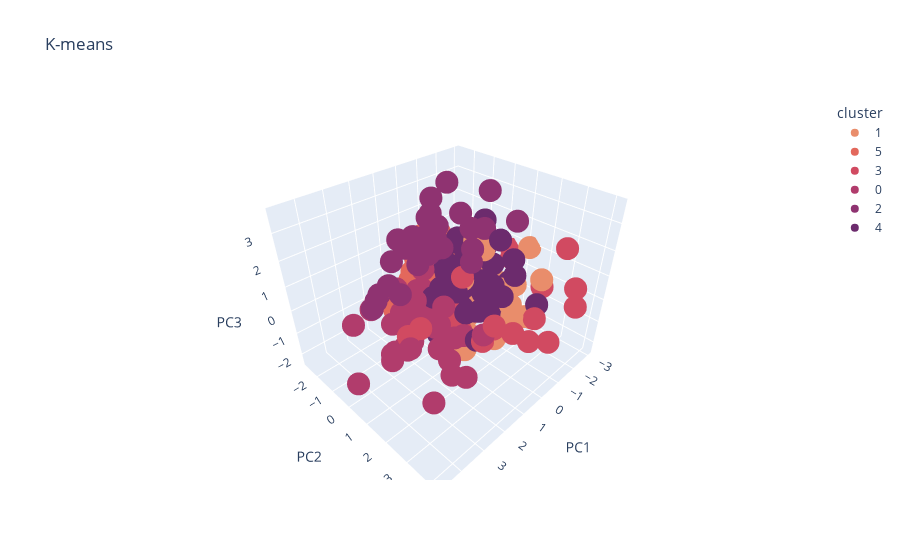

The cell this chart's notebook holds for it:
### Code cell
fig = px.scatter_3d(X_pca, x='PC1', y='PC2', z='PC3',
              color='cluster', title="K-means", color_discrete_sequence=palette)
fig.show()
